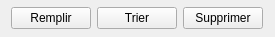
<?xml version="1.0" encoding="UTF-8"?>
<ui version="4.0">
 <class>StartingActions</class>
 <widget class="QWidget" name="StartingActions">
  <property name="geometry">
   <rect>
    <x>0</x>
    <y>0</y>
    <width>275</width>
    <height>37</height>
   </rect>
  </property>
  <property name="sizePolicy">
   <sizepolicy hsizetype="Expanding" vsizetype="Minimum">
    <horstretch>0</horstretch>
    <verstretch>0</verstretch>
   </sizepolicy>
  </property>
  <property name="windowTitle">
   <string>Form</string>
  </property>
  <layout class="QVBoxLayout" name="verticalLayout">
   <property name="margin">
    <number>2</number>
   </property>
   <item>
    <layout class="QHBoxLayout" name="horizontalLayout">
     <item>
      <spacer name="horizontalSpacer">
       <property name="orientation">
        <enum>Qt::Horizontal</enum>
       </property>
       <property name="sizeHint" stdset="0">
        <size>
         <width>40</width>
         <height>20</height>
        </size>
       </property>
      </spacer>
     </item>
     <item>
      <widget class="QPushButton" name="fill">
       <property name="text">
        <string>Remplir</string>
       </property>
      </widget>
     </item>
     <item>
      <widget class="QPushButton" name="sort">
       <property name="text">
        <string>Trier</string>
       </property>
      </widget>
     </item>
     <item>
      <widget class="QPushButton" name="remove">
       <property name="text">
        <string>Supprimer</string>
       </property>
      </widget>
     </item>
     <item>
      <spacer name="horizontalSpacer_2">
       <property name="orientation">
        <enum>Qt::Horizontal</enum>
       </property>
       <property name="sizeHint" stdset="0">
        <size>
         <width>40</width>
         <height>20</height>
        </size>
       </property>
      </spacer>
     </item>
    </layout>
   </item>
  </layout>
 </widget>
 <resources/>
 <connections/>
</ui>
